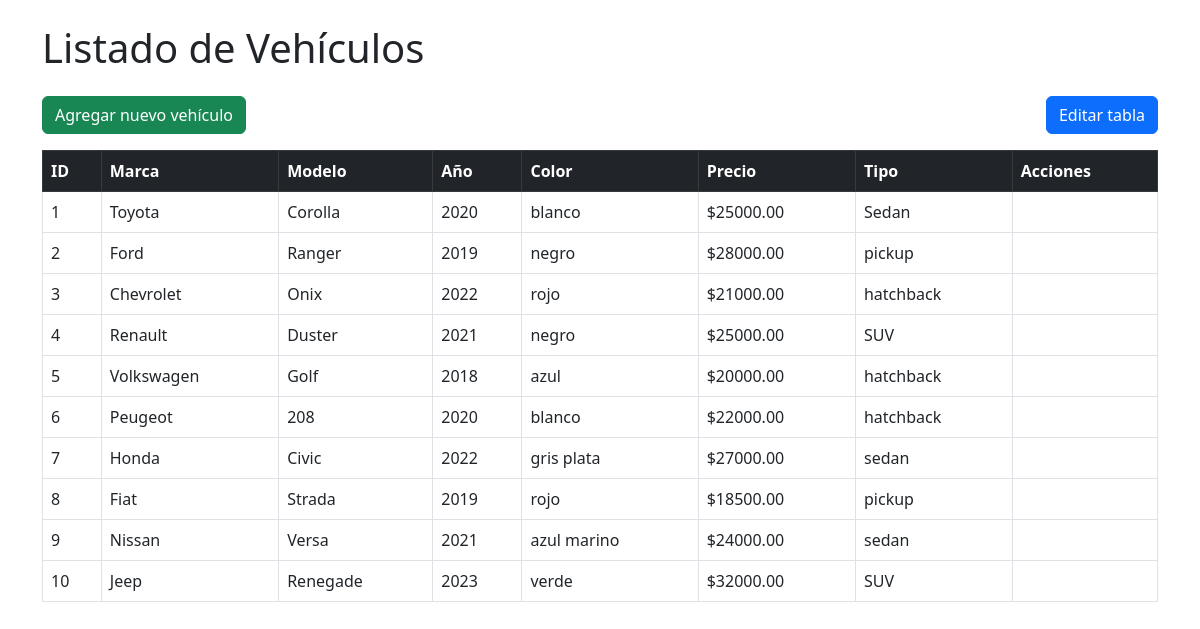
The page / on the database its author committed.
### tables this page shows
CREATE TABLE `vehiculos` (
  `id` int(11) NOT NULL,
  `marca` varchar(50) NOT NULL,
  `modelo` varchar(50) NOT NULL,
  `anio` year(4) NOT NULL,
  `color` varchar(30) NOT NULL,
  `precio` decimal(10,2) NOT NULL,
  `tipo` varchar(30) NOT NULL
);

### index.php (the view, shortened to what this page needs)
<?php
require_once 'bdd.php';
$sql = "SELECT * FROM vehiculos";
$stmt = $conexion->prepare($sql);
$stmt->execute();
$vehiculos = $stmt->fetchAll(PDO::FETCH_ASSOC);
?>
<!DOCTYPE html>
<html lang="en">
<head>
  <link href="https://cdn.jsdelivr.net/npm/bootstrap@5.3.0/dist/css/bootstrap.min.css" rel="stylesheet">
</head>
<body>
<div class="container mt-4">
  <h1 class="mb-4">Listado de Vehículos</h1>
  <div class="d-flex justify-content-between mb-3">
    <a href="agregar.php" class="btn btn-success">Agregar nuevo vehículo</a>
    <button class="btn btn-primary" onclick="document.body.classList.toggle('modo-edicion')">
      Editar tabla
    </button>
  </div>
  <table class="table table-bordered table-hover">
    <thead class="table-dark">
      <tr>
        <th>ID</th>
        <th>Marca</th>
        <th>Modelo</th>
        <th>Año</th>
        <th>Color</th>
        <th>Precio</th>
        <th>Tipo</th>
        <th>Acciones</th>
      </tr>
    </thead>
    <tbody>
      <?php foreach ($vehiculos as $vehiculo): ?>
        <tr>
          <td><?= htmlspecialchars($vehiculo['id']) ?></td>
          <td><?= htmlspecialchars($vehiculo['marca']) ?></td>
          <td><?= htmlspecialchars($vehiculo['modelo']) ?></td>
          <td><?= htmlspecialchars($vehiculo['anio']) ?></td>
          <td><?= htmlspecialchars($vehiculo['color']) ?></td>
          <td>$<?= htmlspecialchars($vehiculo['precio']) ?></td>
          <td><?= htmlspecialchars($vehiculo['tipo']) ?></td>
          <td>
          </td>
        </tr>
      <?php endforeach; ?>
    </tbody>
  </table>
</div>
</body>
</html>

### rows shown on the page
vehiculos: id "1", marca "Toyota", modelo "Corolla", anio "2020", color "blanco", precio "25000.00", tipo "Sedan"
vehiculos: id "2", marca "Ford", modelo "Ranger", anio "2019", color "negro", precio "28000.00", tipo "pickup"
vehiculos: id "3", marca "Chevrolet", modelo "Onix", anio "2022", color "rojo", precio "21000.00", tipo "hatchback"
vehiculos: id "4", marca "Renault", modelo "Duster", anio "2021", color "negro", precio "25000.00", tipo "SUV"
vehiculos: id "5", marca "Volkswagen", modelo "Golf", anio "2018", color "azul", precio "20000.00", tipo "hatchback"
vehiculos: id "6", marca "Peugeot", modelo "208", anio "2020", color "blanco", precio "22000.00", tipo "hatchback"
vehiculos: id "7", marca "Honda", modelo "Civic", anio "2022", color "gris plata", precio "27000.00", tipo "sedan"
vehiculos: id "8", marca "Fiat", modelo "Strada", anio "2019", color "rojo", precio "18500.00", tipo "pickup"
vehiculos: id "9", marca "Nissan", modelo "Versa", anio "2021", color "azul marino", precio "24000.00", tipo "sedan"
vehiculos: id "10", marca "Jeep", modelo "Renegade", anio "2023", color "verde", precio "32000.00", tipo "SUV"
